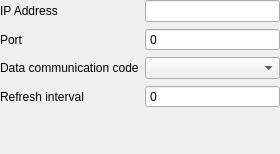
<?xml version="1.0" encoding="UTF-8"?>
<ui version="4.0">
 <class>McEthernetTcpIpWidget</class>
 <widget class="QWidget" name="McEthernetTcpIpWidget">
  <property name="geometry">
   <rect>
    <x>0</x>
    <y>0</y>
    <width>280</width>
    <height>154</height>
   </rect>
  </property>
  <property name="windowTitle">
   <string>Form</string>
  </property>
  <layout class="QHBoxLayout" name="horizontalLayout">
   <property name="leftMargin">
    <number>0</number>
   </property>
   <property name="topMargin">
    <number>0</number>
   </property>
   <property name="rightMargin">
    <number>0</number>
   </property>
   <property name="bottomMargin">
    <number>0</number>
   </property>
   <item>
    <layout class="QFormLayout" name="formLayout">
     <item row="0" column="0">
      <widget class="QLabel" name="lb_ip">
       <property name="text">
        <string>IP Address</string>
       </property>
      </widget>
     </item>
     <item row="0" column="1">
      <widget class="QLineEdit" name="ledit_ip_address"/>
     </item>
     <item row="1" column="0">
      <widget class="QLabel" name="lb_port">
       <property name="text">
        <string>Port</string>
       </property>
      </widget>
     </item>
     <item row="1" column="1">
      <widget class="NoWheelSpinBox" name="spb_port_number">
       <property name="buttonSymbols">
        <enum>QAbstractSpinBox::ButtonSymbols::NoButtons</enum>
       </property>
       <property name="maximum">
        <number>100000</number>
       </property>
      </widget>
     </item>
     <item row="2" column="0">
      <widget class="QLabel" name="lb_data_code">
       <property name="text">
        <string>Data communication code</string>
       </property>
      </widget>
     </item>
     <item row="2" column="1">
      <widget class="QComboBox" name="cbx_data_code"/>
     </item>
     <item row="3" column="0">
      <widget class="QLabel" name="lb_refresh_interval">
       <property name="text">
        <string>Refresh interval</string>
       </property>
      </widget>
     </item>
     <item row="3" column="1">
      <widget class="NoWheelSpinBox" name="spb_refresh_interval">
       <property name="buttonSymbols">
        <enum>QAbstractSpinBox::ButtonSymbols::NoButtons</enum>
       </property>
       <property name="maximum">
        <number>100000</number>
       </property>
      </widget>
     </item>
    </layout>
   </item>
  </layout>
 </widget>
 <customwidgets>
  <customwidget>
   <class>NoWheelSpinBox</class>
   <extends>QSpinBox</extends>
   <header location="global">src/widgets/no_wheel_spinbox.h</header>
  </customwidget>
 </customwidgets>
 <resources/>
 <connections/>
</ui>
